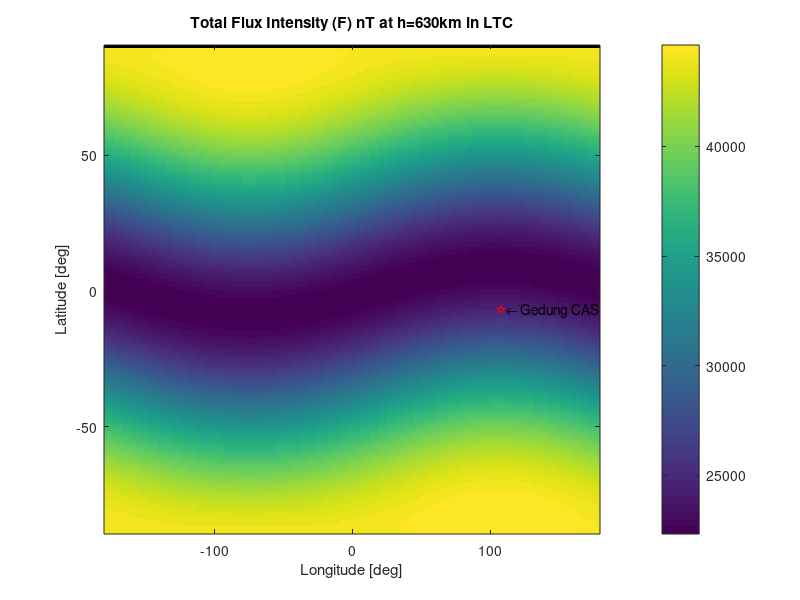
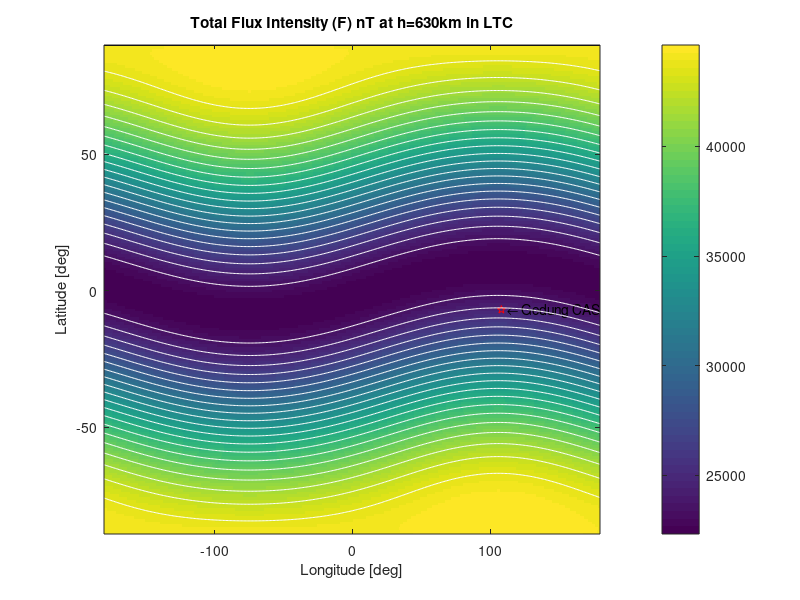
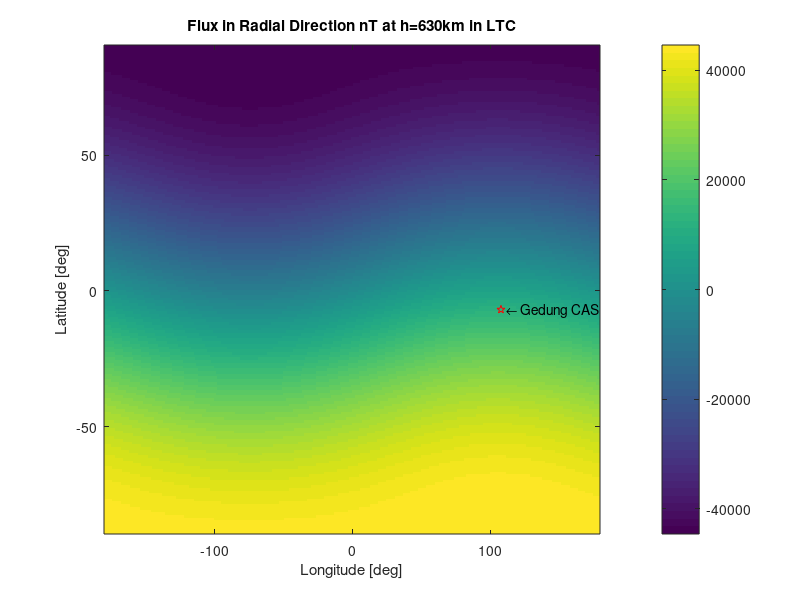
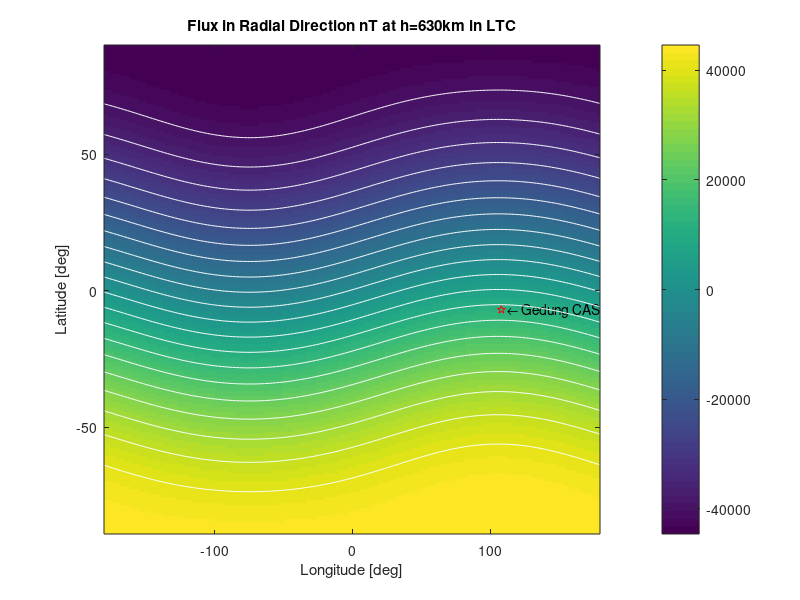

MATLAB code for these plots, in order:
%-------------------------------------------------------------------------%
%This program use to ploting data Earth Magnetic Field at n-altitude
% in Local Tangent Coordinated

%%Plot data magnetic field at x altitude
%   data IGRF12
%   n=13, degree
%   m=0,1,2...,n, orde'
% Source : adabted code with IGRF11 Matlab Code By Charles Rino
%-------------------------------------------------------------------------%

%load data
load B_LTC03 mB Br Bt Bp
origin_CAS =[-6.888423, 107.611099,48.2000];
rtd=1; %radian to degree

%-------------------------------------------------------------------------%
%Total Flux
%plot 1
figure
imagesc([-180:179],[-89:90],mB') %image scale, B'=transpose(B)
axis xy
colorbar %show color bar
xlabel('Longitude [deg]')
ylabel('Latitude [deg]')
title('Total Flux Intensity (F) nT at h=630km in LTC')
hold on
txt1='  \leftarrow Gedung CAS';
plot(origin_CAS(2)*rtd, origin_CAS(1)*rtd,'pr')
text(origin_CAS(2)*rtd, origin_CAS(1)*rtd,txt1)
Blong=-180:179;
Blat=-89:90;
figure
imagesc(Blong,Blat,mB')
axis xy
hold on
%An equator location of interest
hold on
txt1='  \leftarrow Gedung CAS';
plot(origin_CAS(2)*rtd, origin_CAS(1)*rtd,'pr')
text(origin_CAS(2)*rtd, origin_CAS(1)*rtd,txt1)
colorbar
xlabel('Longitude [deg]')
ylabel('Latitude [deg]')
title('Total Flux Intensity (F) nT at h=630km in LTC')
LINESPEC='w';
hold on
[cs,h]=contour(Blong,Blat,mB',20,LINESPEC); 
%-------------------------------------------------------------------------%
%-------------------------------------------------------------------------%
% B in radial Direction  
% plot 2
figure
imagesc([-180:179],[-89:90],Br') %image scale, B'=transpose(B)
axis xy
colorbar %show color bar
xlabel('Longitude [deg]')
ylabel('Latitude [deg]')
title('Flux in Radial Direction nT at h=630km in LTC')
hold on
txt1='  \leftarrow Gedung CAS';
plot(origin_CAS(2)*rtd, origin_CAS(1)*rtd,'pr')
text(origin_CAS(2)*rtd, origin_CAS(1)*rtd,txt1)
Blong=-180:179;
Blat=-89:90;
figure
imagesc(Blong,Blat,Br')
axis xy
hold on
%An equator location of interest
hold on
txt1='  \leftarrow Gedung CAS';
plot(origin_CAS(2)*rtd, origin_CAS(1)*rtd,'pr')
text(origin_CAS(2)*rtd, origin_CAS(1)*rtd,txt1)
colorbar
xlabel('Longitude [deg]')
ylabel('Latitude [deg]')
title('Flux in Radial Direction nT at h=630km in LTC')
LINESPEC='w';
hold on
[cs,h]=contour(Blong,Blat,Br',20,LINESPEC); 
%-------------------------------------------------------------------------%
%-------------------------------------------------------------------------%
% B in teta direction or latitude
% plot 3
figure
imagesc([-180:179],[-89:90],Bt') %image scale, B'=transpose(B)
axis xy
colorbar %show color bar
xlabel('Longitude [deg]')
ylabel('Latitude [deg]')
title('Flux in teta Direction nT at h=630km in LTC')
hold on
txt1='  \leftarrow Gedung CAS';
plot(origin_CAS(2)*rtd, origin_CAS(1)*rtd,'pr')
text(origin_CAS(2)*rtd, origin_CAS(1)*rtd,txt1)
Blong=-180:179;
Blat=-89:90;
figure
imagesc(Blong,Blat,Bt')
axis xy
hold on
%An equator location of interest
hold on
txt1='  \leftarrow Gedung CAS';
plot(origin_CAS(2)*rtd, origin_CAS(1)*rtd,'pr')
text(origin_CAS(2)*rtd, origin_CAS(1)*rtd,txt1)
colorbar
xlabel('Longitude [deg]')
ylabel('Latitude [deg]')
title('Flux in teta Direction nT at h=630km in LTC')
LINESPEC='w';
hold on
[cs,h]=contour(Blong,Blat,Bt',20,LINESPEC);
%-------------------------------------------------------------------------%
%-------------------------------------------------------------------------%
% B in phi direction or longitude
% plot 4
figure
imagesc([-180:179],[-89:90],Bp') %image scale, B'=transpose(B)
axis xy
colorbar %show color bar
xlabel('Longitude [deg]')
ylabel('Latitude [deg]')
title('Flux in phi Direction nT at h=630km in LTC')
hold on
txt1='  \leftarrow Gedung CAS';
plot(origin_CAS(2)*rtd, origin_CAS(1)*rtd,'pr')
text(origin_CAS(2)*rtd, origin_CAS(1)*rtd,txt1)
Blong=-180:179;
Blat=-89:90;
figure
imagesc(Blong,Blat,Bp')
axis xy
hold on
%An equator location of interest
hold on
txt1='  \leftarrow Gedung CAS';
plot(origin_CAS(2)*rtd, origin_CAS(1)*rtd,'pr')
text(origin_CAS(2)*rtd, origin_CAS(1)*rtd,txt1)
colorbar
xlabel('Longitude [deg]')
ylabel('Latitude [deg]')
title('Flux in phi Direction nT at h=630km in LTC')
LINESPEC='w';
hold on
[cs,h]=contour(Blong,Blat,Bp',20,LINESPEC);
%-------------------------------------------------------------------------%